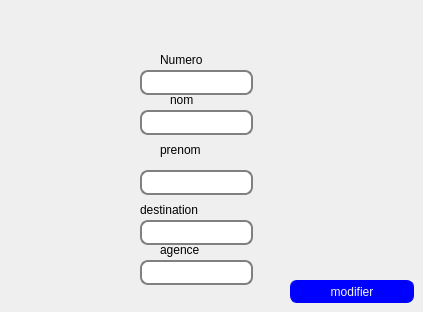
      <widget class="QWidget" name="tab_22">
       <attribute name="title">
        <string>Modifier</string>
       </attribute>
       <widget class="QLabel" name="label_66">
        <property name="geometry">
         <rect>
          <x>160</x>
          <y>50</y>
          <width>91</width>
          <height>20</height>
         </rect>
        </property>
        <property name="styleSheet">
         <string notr="true">font: 75 12pt &quot;NSimSun&quot;;</string>
        </property>
        <property name="text">
         <string>Numero</string>
        </property>
       </widget>
       <widget class="QPushButton" name="pushButton_22">
        <property name="geometry">
         <rect>
          <x>290</x>
          <y>280</y>
          <width>124</width>
          <height>23</height>
         </rect>
        </property>
        <property name="styleSheet">
         <string notr="true">QPushButton {
color: rgb(245, 245, 245);
background-color: rgb(0, 0, 255);
border-width: 1px;
border-color: rgb(0, 0, 255);
border-style: solid;
border-radius: 7;
padding: 3px;
font-size: 75 ;
padding-left: 1px;
padding-right: 1px;
min-width: 120px;
max-width: 50px;
min-height: 15px;
max-height: 15px;
font: 75 12pt &quot;NSimSun&quot;;
}</string>
        </property>
        <property name="text">
         <string>modifier</string>
        </property>
       </widget>
       <widget class="QLineEdit" name="le_nom_2">
        <property name="geometry">
         <rect>
          <x>140</x>
          <y>110</y>
          <width>113</width>
          <height>25</height>
         </rect>
        </property>
        <property name="styleSheet">
         <string notr="true">QLineEdit {
padding: 1px;
border-style: solid;
border: 2px solid gray;
border-radius: 8px;
}</string>
        </property>
       </widget>
       <widget class="QLineEdit" name="le_prenom_2">
        <property name="geometry">
         <rect>
          <x>140</x>
          <y>170</y>
          <width>113</width>
          <height>25</height>
         </rect>
        </property>
        <property name="styleSheet">
         <string notr="true">QLineEdit {
padding: 1px;
border-style: solid;
border: 2px solid gray;
border-radius: 8px;
}</string>
        </property>
       </widget>
       <widget class="QLineEdit" name="le_dest_2">
        <property name="geometry">
         <rect>
          <x>140</x>
          <y>220</y>
          <width>113</width>
          <height>25</height>
         </rect>
        </property>
        <property name="styleSheet">
         <string notr="true">QLineEdit {
padding: 1px;
border-style: solid;
border: 2px solid gray;
border-radius: 8px;
}</string>
        </property>
       </widget>
       <widget class="QLabel" name="label_67">
        <property name="geometry">
         <rect>
          <x>170</x>
          <y>90</y>
          <width>69</width>
          <height>20</height>
         </rect>
        </property>
        <property name="styleSheet">
         <string notr="true">font: 75 12pt &quot;NSimSun&quot;;</string>
        </property>
        <property name="text">
         <string>nom</string>
        </property>
       </widget>
       <widget class="QLineEdit" name="le_num_2">
        <property name="geometry">
         <rect>
          <x>140</x>
          <y>70</y>
          <width>113</width>
          <height>25</height>
         </rect>
        </property>
        <property name="styleSheet">
         <string notr="true">QLineEdit {
padding: 1px;
border-style: solid;
border: 2px solid gray;
border-radius: 8px;
}</string>
        </property>
       </widget>
       <widget class="QLabel" name="label_68">
        <property name="geometry">
         <rect>
          <x>140</x>
          <y>200</y>
          <width>141</width>
          <height>20</height>
         </rect>
        </property>
        <property name="styleSheet">
         <string notr="true">font: 75 12pt &quot;NSimSun&quot;;</string>
        </property>
        <property name="text">
         <string>destination</string>
        </property>
       </widget>
       <widget class="QLabel" name="label_69">
        <property name="geometry">
         <rect>
          <x>160</x>
          <y>140</y>
          <width>69</width>
          <height>20</height>
         </rect>
        </property>
        <property name="styleSheet">
         <string notr="true">font: 75 12pt &quot;NSimSun&quot;;</string>
        </property>
        <property name="text">
         <string>prenom</string>
        </property>
       </widget>
       <widget class="QLineEdit" name="le_agence_2">
        <property name="geometry">
         <rect>
          <x>140</x>
          <y>260</y>
          <width>113</width>
          <height>25</height>
         </rect>
        </property>
        <property name="styleSheet">
         <string notr="true">QLineEdit {
padding: 1px;
border-style: solid;
border: 2px solid gray;
border-radius: 8px;
}</string>
        </property>
        <property name="text">
         <string/>
        </property>
       </widget>
       <widget class="QLabel" name="label_70">
        <property name="geometry">
         <rect>
          <x>160</x>
          <y>240</y>
          <width>121</width>
          <height>20</height>
         </rect>
        </property>
        <property name="styleSheet">
         <string notr="true">font: 75 12pt &quot;NSimSun&quot;;</string>
        </property>
        <property name="text">
         <string>agence</string>
        </property>
       </widget>
      </widget>
